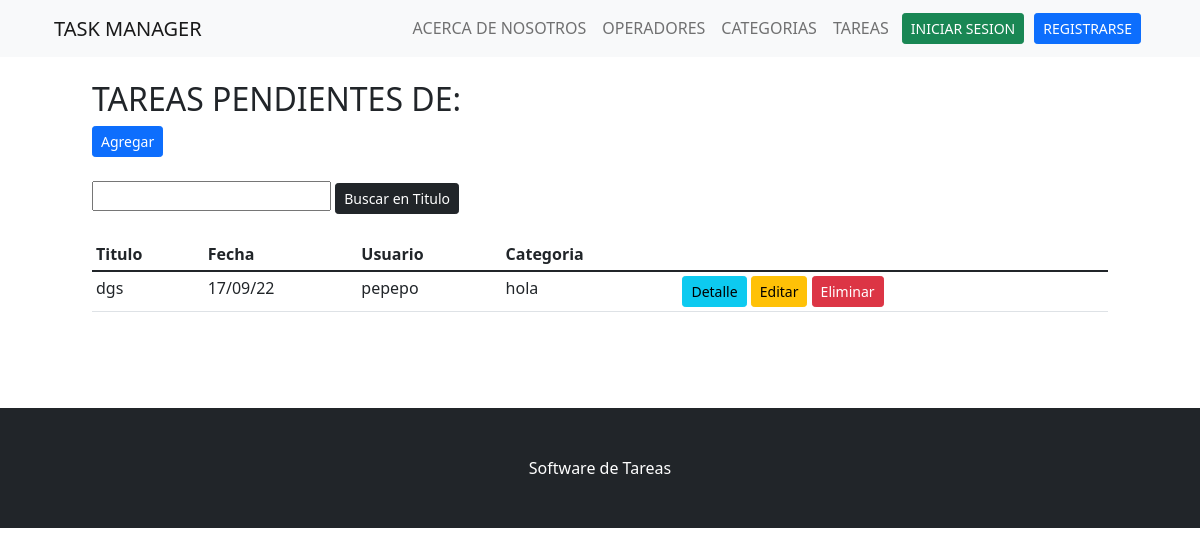
/tareas/ (signed in), run on an earlier commit of the app's database.
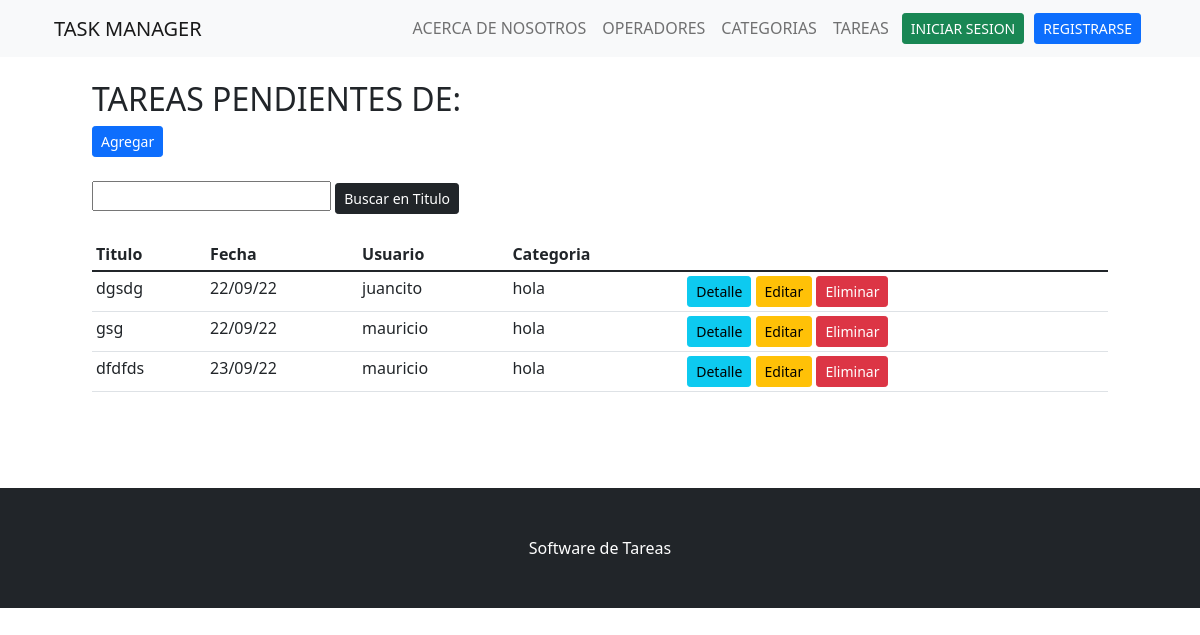
And on a later commit of the database.
### app_tareas/models.py (models this page shows, shortened)
class Tarea(models.Model):
    usuario = models.ForeignKey(User,null=False, on_delete=models.CASCADE)
    titulo = models.CharField(max_length=200,null=False)
    descripcion = models.TextField(null=False)
    completo = models.BooleanField(default=False)
    creado = models.DateTimeField(auto_now_add=True)
    categoria = models.ForeignKey(Categoria,null=False,on_delete=models.PROTECT)
    class Meta:
        ordering = ['completo']

class Categoria(models.Model):
    descripcion = models.CharField(max_length=100)
    def __str__(self):
        return self.descripcion

### app_tareas/views.py (the view)
# urls.py: path('tareas/', ListaTareas.as_view(), name ='tareas'),
class ListaTareas(LoginRequiredMixin, ListView):
    model = Tarea
    context_object_name = 'tareas'
    template_name = 'app_tareas/tareas/lista_tareas.html'

### app_tareas/templates/app_tareas/tareas/lista_tareas.html (shortened to what this page needs)
{% extends 'app_tareas/plantilla_base.html' %}
{% block contenido %}
<div class = 'container'>
    <h2>TAREAS PENDIENTES DE: {{usuario}}</h2>
    <a href="{% url 'crear_tarea' %}" class="btn btn-primary btn-sm">Agregar</a>
</div>
<br>
<div class="container">
    <form action="" method="GET">
        <input type="text" name="buscar">
        <input type="submit" value="Buscar en Titulo" class="btn btn-dark btn-sm">
    </form>
</div>
<br>
<div class ='container'>
    <div class = 'row'>
        <div class = 'col-12'>
                    <table class = 'table  table-hover table-responsive-sm table-sm'>
                        <thead class='thead-dark'>
                            <tr>
                                <th>Titulo</th>
                                <th>Fecha</th>
                                <th>Usuario</th>
                                <th>Categoria</th>
                                <th></th>
                            </tr>
                        </thead>
                        <tbody>
                            {% for i in tareas %}
                            <tr>
                                <td>{{i.titulo}}</td>
                                <td>{{i.creado|date:"d/m/y"}}</td>
                                <td>{{i.usuario}}</td>
                                <td>{{i.categoria}}</td>
                                <td><a href="{% url 'tarea' i.id %}" class="btn btn-info btn-sm">Detalle</a>
                                <a href="{% url 'editar_tarea' i.id %}" class="btn btn-warning btn-sm">Editar</a>
                                <a href="{% url 'eliminar_tarea' i.id %}" class="btn btn-danger btn-sm">Eliminar</a></td>
                            </tr>
                            {% empty %}
                            <h3> No hay elementos en esta lista </h3>
                            {% endfor %}
                        </tbody>
                    </table>
        </div>
    </div>
</div>
{% endblock contenido %}

### app_tareas/templates/app_tareas/plantilla_base.html (shortened to what this page needs)
<!DOCTYPE html>
<html lang="en">
    <head>
        {% load static %}
        <link href="{% static 'app_tareas/css/styles.css' %}" rel="stylesheet" />
    </head>
    <body id="page-top">
        <nav class="navbar navbar-expand-lg navbar-light bg-light fixed-top" id="mainNav">
            <div class="container px-4">
                <a class="navbar-brand" href="{% url 'home' %}">TASK MANAGER</a>
                <div class="collapse navbar-collapse" id="navbarResponsive">
                    <ul class="navbar-nav ms-auto">
                        <li class="nav-item"><a class="nav-link" href="{% url 'about' %}">ACERCA DE NOSOTROS</a></li>
                        <li class="nav-item"><a class="nav-link" href="{% url 'operadores' %}">OPERADORES</a></li>
                        <li class="nav-item"><a class="nav-link" href="{% url 'categorias' %}">CATEGORIAS</a></li>
                        <li class="nav-item"><a class="nav-link" href="{% url 'tareas' %}">TAREAS</a></li>
                        <li class="nav-item"><a class="btn btn-success btn-sm" style="margin: 5px;" href="{% url 'login' %}">INICIAR SESION</a></li>
                        <li class="nav-item"><a class="btn btn-primary btn-sm"  style="margin: 5px;" href="{% url 'registro' %}">REGISTRARSE</a></li>
                    </ul>
                </div>
            </div>
        </nav>
        <section style="padding:80px;">
            {% block contenido %}
            {% endblock contenido %}
        </section>
        <footer class="py-5 bg-dark">
            <div class="container px-4"><p class="m-0 text-center text-white">Software de Tareas</p></div>
        </footer>
    </body>
</html>

What changed in the data, as far as the page shows it:
removed Tarea: titulo "dgs", creado "17/09/22", usuario "pepepo", categoria "hola"
added Tarea: titulo "dgsdg", creado "22/09/22", usuario "juancito", categoria "hola"
added Tarea: titulo "gsg", creado "22/09/22", usuario "mauricio", categoria "hola"
added Tarea: titulo "dfdfds", creado "23/09/22", usuario "mauricio", categoria "hola"
